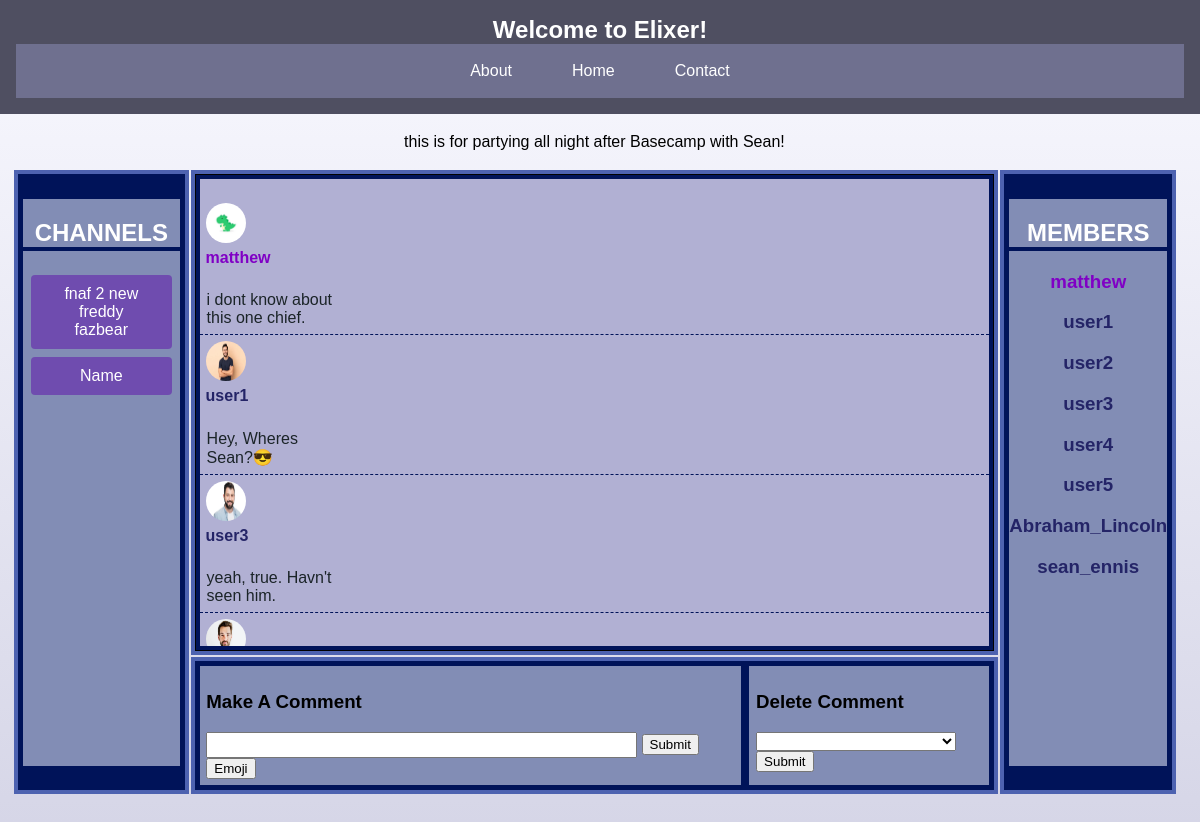
/channels/BCCA After Dark/ (signed in), run on the app's committed database.
### app/models.py (models this page shows, shortened)
class Channel(models.Model):
    name = models.CharField(max_length=50, unique=True)
    description = models.CharField(max_length=200)
    creator = models.ForeignKey(CustomUser, on_delete=models.CASCADE)
    chat_members = models.ManyToManyField(
        CustomUser, related_name="channels", through="Membership"
    )
    MODE = (("Enabled", "Enabled"), ("Disabled", "Disabled"))
    safe_mode = models.CharField(
        max_length=10,
        choices=MODE,
    )

class Comment(models.Model):
    owner = models.ForeignKey(CustomUser, on_delete=models.CASCADE)
    channel = models.ForeignKey(Channel, on_delete=models.CASCADE)
    message = models.CharField(max_length=300)

class CustomUser(AbstractUser):
    email = models.EmailField(unique=True)
    profile_picture = models.ImageField(
        upload_to="profile_pictures/",
        null=True,
        blank=True,
    )
    groups = models.ManyToManyField(
        Group,
        verbose_name=("groups"),
        blank=True,
        related_name="customuser_set",
        related_query_name="user",
    )
    user_permissions = models.ManyToManyField(
        Permission,
        verbose_name=("user permissions"),
        blank=True,
        related_name="customuser_set",
        related_query_name="user",
    )

### app/views.py (the view, shortened to what this page needs)
# urls.py: path("channels/<str:channel_name>/", channel_view, name="channels"),
@login_required(login_url=login_view)
def channel_view(request, channel_name):
    try:
        you = CustomUser.objects.get(username=request.user.username)
        you_admin = you.groups.filter(name="Admin").exists
        channel_list = Channel.objects.filter(creator=you)
        involved_channels = Channel.objects.filter(chat_members=you).exclude(
            creator=you
        )
        C_List = set()
        for c1 in channel_list:
            C_List.add(c1)
        for c2 in involved_channels:
            C_List.add(c2)
        channel = Channel.objects.get(name=channel_name)
        channel_comments = Comment.objects.filter(channel=channel)
        you = CustomUser.objects.get(username=request.user.username)
        your_comments = Comment.objects.filter(owner=you, channel=channel)
        people_in_channel = channel.chat_members.exclude(id=channel.creator.id)
        context = {
            "channel": channel,
            "members": people_in_channel,
            "owner": channel.creator.username,
            "comments": channel_comments,
            "your_comments": your_comments,
            "all_in": C_List,
            "if_admin": you_admin,
        }
    except:
        return redirect(dashboard)
    return render(request, "channel.html", context)

### app/templates/channel.html (shortened to what this page needs)
{% extends "base.html" %}
{% load static %}
{% block content %}
<table class="ChannelTable">
  <tr class="GETSMALL">
    <td>
    </td>
    <td class="Talign">
      <p>{{ channel.description }}</p>
    </td>
    <td></td>
  </tr>
  <tr>
    <td class="ChannelTD" rowspan="3" >
      <div class="List">
        <h2 class="ListName">CHANNELS</h2>
      {% for a in all_in%}
          <a href="{% url 'channels' a.name %}"><button class="ChannelButton BoxBut">{{ a.name }}</button></a>
      {% endfor %}
      </div>
    </td>
<td class="messageTD">
  <div class="TestingMessages">
<br />
{% for comment in comments %}
{% if comment.owner.username == request.user.username %}
<div class="yourComment">
<table class=" CommentTable">
  <tr>
    <td class="NoPad">
      {% if comment.owner.profile_picture %}
      <img src="{{ comment.owner.profile_picture.url }}" width="40" height="40" class="testingpic"/>
      {% else %}
      <img src="{% static "images/dinosaur_profile_default.jpg" %}" width="40" height="40" class="testingpic">
      {% endif %}
    </td>
  </tr>
  <tr>
    <td class="NoPad">
      {% if comment.owner.username == owner %}
      <h4 class="OwnerL NoPad">{{ comment.owner.username }}<h4>
      {% else %}
      <h4 class="MemberL NoPad">{{ comment.owner.username }}<h4>
      {% endif %}
    </td>
  </tr>
  <tr>
    <td class="TestingTD ">
      <p class="NoPad">{{ comment.message }}</p>
    </td>
  </tr>
</table>
</div>
{% else %}
<div class="comment">
<table class=" CommentTable">
  <tr>
    <td class="NoPad2">
      {% if comment.owner.profile_picture %}
      <img src="{{ comment.owner.profile_picture.url }}" width="40" height="40" class="testingpic"/>
      {% else %}
      <img src="{% static "images/dinosaur_profile_default.jpg" %}" width="40" height="40" class="testingpic">
      {% endif %}
    </td>
  </tr>
  <tr>
    <td class="NoPad2">
      {% if comment.owner.username == owner %}
      <h4 class="OwnerL NoPad2">{{ comment.owner.username }}<h4>
      {% else %}
      <h4 class="MemberL NoPad2">{{ comment.owner.username }}<h4>
      {% endif %}
    </td>
  </tr>
  <tr>
    <td class="TestingTD ">
      <p class="NoPad2">{{ comment.message }}</p>
    </td>
  </tr>
</table>
</div>
{% endif %}
{% endfor %}
<br>
</div>
    </td>
    <td class="MemberTD" rowspan="3">
      <div class="List">
        <h2 class="ListName">MEMBERS</h2>
      <h3 class="OwnerL">{{ owner }}</h3>
      {% for member in members %}
      <h3 class="MemberL">{{ member.username }}</h3>
      {% endfor %}
      </div>
    </td>
  </tr>
  <tr>
  <td class="CreateComment">
    <div class="CommentDiv1 Pad">
    <h3>Make A Comment</h3>
      <form method="POST">
        <input type="text" required name="comment_text" max_length="300" class="CommentBar" />
        <input type="submit"/>
      </form>
      <button id="emojiButton">Emoji</button>
    </div>
    <div class="Pad CommentDiv2">
      <h3>Delete Comment</h3>
      <form method="POST">
        <select name="comment_remove">
          <option></option>
        </select>
        <input type="submit" />
      </form>
    </div>
    </td>
    <td></td>
    <td></td>
  </tr>
</table>
<br />
<br />
{% endblock content %}

### app/static/styles.css (style rules this page uses)
:root { --darker_blue: #4f4f61; --lighter_blue: #6f708f; --border_exterior: #4d62b0; --border_interior: #001359; }
.BoxBut { width: 90%; }
.ChannelButton { background-color: #6f4caf; color: white; border: none; padding: 10px 20px; text-align: center; text-decoration: none; display: inline-block; font-size: 16px; margin: 4px 2px; cursor: pointer; border-radius: 4px; transition: background-color 0.3s ease; }
.GradBod { font-family: "Arial", sans-serif; background-size: cover; background-image: linear-gradient(to bottom, #f9f9ff, #bbbbd5); margin: 0; padding: 0; height: 100%; box-sizing: border-box; background-repeat: no-repeat; background-attachment: fixed; }
.GETSMALL { height: 5pt; }
.ChannelTable { width: 98%; margin-right: auto; margin-left: auto; }
.ChannelTD { width: 15%; height: 100%; border: solid 3pt var(--border_exterior); background-color: var(--border_interior); }
.testingpic { border-radius: 50%; }
.MemberTD { background-color: var(--border_interior); width: 15%; border: solid 3pt var(--border_exterior); }
.ListName { color: white; border-bottom: solid 3pt var(--border_interior); }
.List { background-color: #828db5; border: solid 3pt var(--border_interior); text-align: center; overflow-y: auto; height: 425pt; }
.OwnerL { color: rgb(128, 0, 197); }
.NoPad2 { text-align: left; padding: 0; margin: 0; }
.MemberL { color: rgb(36, 36, 103); }
.TestingMessages { background-color: rgb(177, 176, 211); color: rgb(27, 36, 40); border: solid 3pt rgb(0, 19, 89); height: 350pt; overflow-y: auto; }
.messageTD { vertical-align: top; height: 350pt; border: solid 3pt rgb(77, 98, 176); background-color: black; }
.Pad { padding: 5pt; }
.comment { display: flex; justify-content: flex-start; padding: 3pt; border-bottom: var(--border_interior) dashed 1pt; }
.CommentTable { max-width: 100pt; width: 100pt; word-wrap: break-word; }
.TestingTD { max-width: 500pt; word-wrap: break-word; }
.CommentDiv1 { width: 70%; border: solid 3pt var(--border_interior); background-color: #828db5; }
.CommentDiv2 { border: solid 3pt var(--border_interior); width: 30%; background-color: #828db5; }
.CommentBar { width: 80%; height: 15pt; }
.CreateComment { border: solid 3pt var(--border_exterior); display: flex; justify-content: space-evenly; background-color: var(--border_interior); }
.Talign { text-align: center; }
html { height: 100%; }

### data on the page
Channel: description "this is for partying all night after Basecamp with Sean!"
Channel: name "fnaf 2 new freddy fazbear"
Channel: name "Name"
Comment: owner.username "matthew", message "i dont know about this one chief."
Comment: owner.profile_picture (picture), owner.username "user1", message "Hey, Wheres Sean?😎"
Comment: owner.profile_picture (picture), owner.username "user3", message "yeah, true. Havn't seen him."
Comment: owner.profile_picture (picture)
CustomUser: username "matthew"
CustomUser: username "user1"
CustomUser: username "user2"
CustomUser: username "user3"
CustomUser: username "user4"
CustomUser: username "user5"
CustomUser: username "Abraham_Lincoln"
CustomUser: username "sean_ennis"
